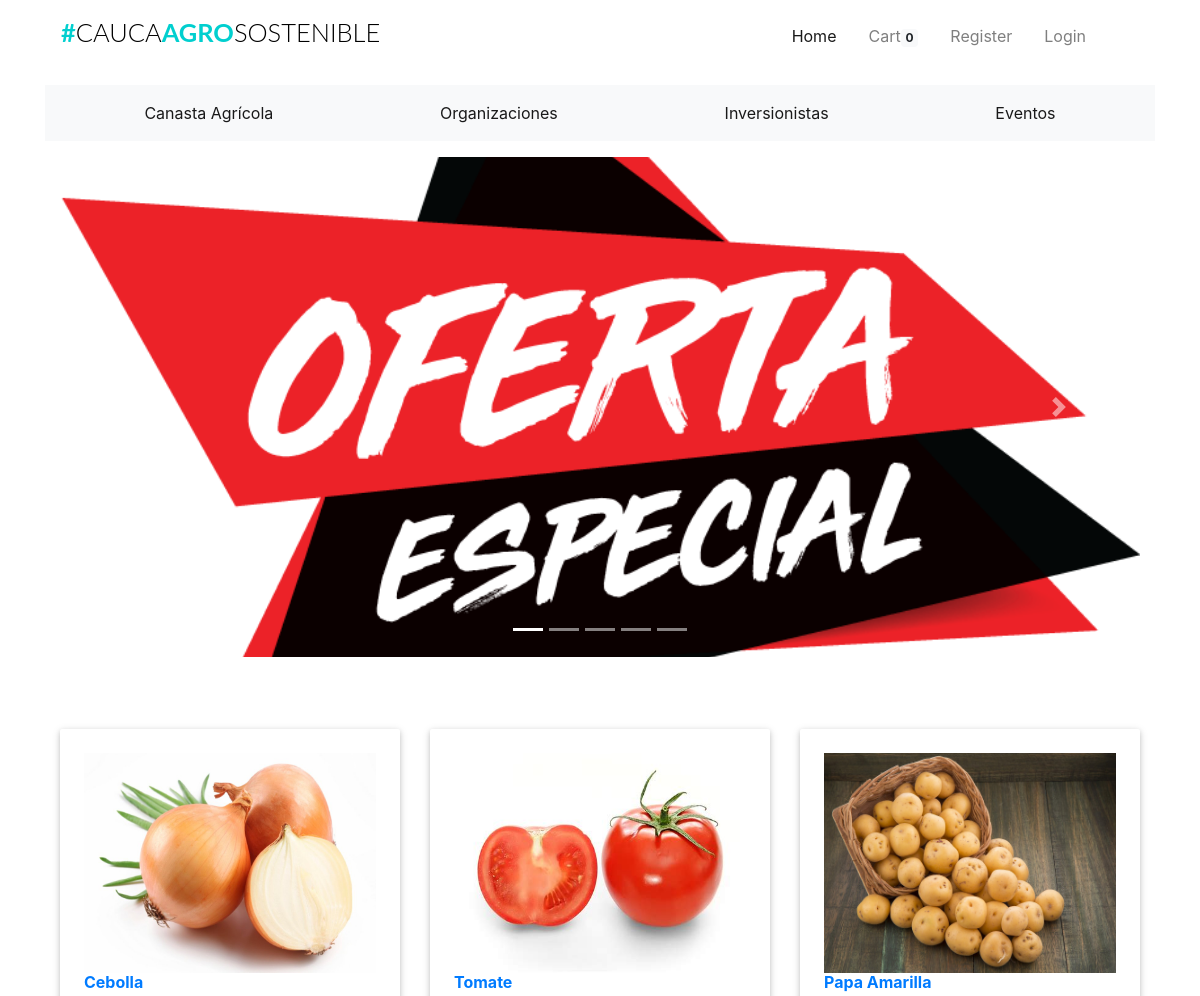
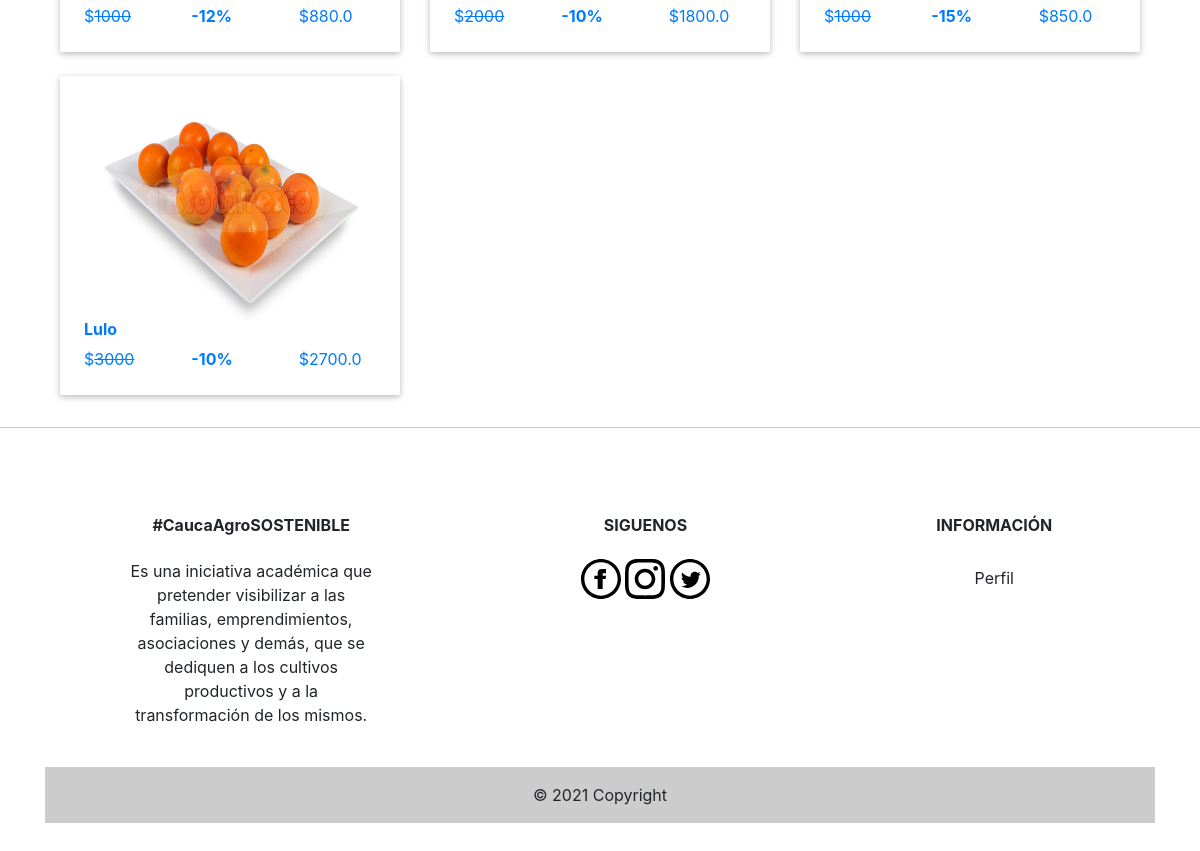
The page /home on the database its author committed (2 pictures, top to bottom).
### app/models.py (models this page shows, shortened)
class Products(db.Model):
    __tablename__ = 'products'
    id = db.Column(db.Integer, primary_key=True)
    product_name = db.Column(db.String(100), index=True)
    product_price = db.Column(db.Integer, index=True)
    product_image = db.Column(db.String(120))
    product_description = db.Column(db.String(200))
    product_stock = db.Column(db.Integer)
    promotion_value = db.Column(db.Integer, index=True)
    organizacion_id = db.Column(db.Integer, db.ForeignKey('organizaciones.id'))

### app/home/routes.py (the view)
@home.route('/home', methods=['GET'])
def homepage():
    products = Products.query.all()
    products = [product for product in products if product.promotion_value > 0]
    if current_user.is_anonymous:
        count = 0
    else:
        count = Kart.query.filter_by(user_id=current_user.id).count()
    return render_template("home/index.html", title='Website name',
                           products=products, count=count, size=len(products))

### app/templates/home/index.html (shortened to what this page needs)
{% extends "base.html" %}
{% block body %}
{% include "promotions/carousel_promotions.html" %}
{% include "promotions/promotions.html" %}
{% endblock %}

### app/templates/promotions/promotions.html
{% block promos %}
<div class="push"></div>
<div class="container">
  <div class="row d-block">
    {% for product in products %}
    <a href="{{ url_for('home.product_details', id=product.id) }}">
      <div class="col l4 s12 m6">
        <div class="card-panel hoverable" style="max-height:360px; background-color:#FFFFFF;">
          <div class="card-image" style="margin-left:auto;margin-right: auto;">
            <div class="thumbnail" style="height:220px;margin-bottom: 0px;">
              <img class="responsive-img" src="{{ product.product_image }}" style="height:100%;">
            </div>
            <h6 class="title">
              <span class="product-name">
                {{ product.product_name }}
              </span>
            </h6>
            <div class="price-container clearfix">
              <span class="price-box" style="margin-bottom:0px;white-space:normal;">
                <span class="price">
                  {% if product.promotion_value > 0 %}
                  <div class="row">
                    <div class="col">
                    <span>$<strike>{{ product.product_price }}</strike></span>
                    </div>
                    <div class="col">
                    <span class="product-name">-{{product.promotion_value}}%</span>
                    </div>
                    <div class="col">
                    <span>${{ product.product_price - (product.product_price * product.promotion_value/100) }}</span>
                    </div>
                  </div>
                  {% else %}
                  <span>$</span>
                  <span>{{ product.product_price }}</span>
                  {% endif %}
                </span>
              </span>
            </div>
          </div>
        </div>
      </div>
    </a>
    {% endfor %}
  </div>
</div>
{% endblock %}

### app/static/css/st.css (style rules this page uses)
.product-name { text-transform: capitalize; font-weight:bold; }
.push { height:4em; }
img.responsive-img, video.responsive-video { max-width: 100%; }
.card-panel { -webkit-transition:-webkit-box-shadow .25s; transition:-webkit-box-shadow .25s; transition:box-shadow .25s; transition:box-shadow .25s, -webkit-box-shadow .25s;padding:24px; margin:.5rem 0 1rem 0; border-radius:2px;background-color:#fff; box-shadow: 0 2px 5px 0 rgba(0,0,0,0.16),0 2px 10px 0 rgba(0,0,0,0.12); }
.hoverable { -webkit-transition:-webkit-box-shadow .25s; transition:-webskit-box-shadow .25s; transition:box-shadow .25s; transition:box-shadow .25s, -webkit-box-shadow .25s }
.row:after { content: ""; display: table; clear: both; }
.row .col { float: left; -webkit-box-sizing: border-box; box-sizing: border-box; min-height: 1px; }
.row .col.s12 { width: 100%; margin-left: auto; left: auto; right: auto; }
@media only screen and (min-width: 601px) { .row .col.m6 { width: 50%; margin-left: auto; left: auto; right: auto; } }
@media only screen and (min-width: 993px) { .row .col.l4 { width: 33.3333333333%; margin-left: auto; left: auto; right: auto; } }

### rows shown on the page
Products: product_image (picture), product_name "Cebolla", product_price "1000", promotion_value "12", product_price+promotion_value "880.0"
Products: product_image (picture), product_name "Tomate", product_price "2000", promotion_value "10", product_price+promotion_value "1800.0"
Products: product_image (picture), product_name "Papa Amarilla", product_price "1000", promotion_value "15", product_price+promotion_value "850.0"
Products: product_image (picture), product_name "Lulo", product_price "3000", promotion_value "10", product_price+promotion_value "2700.0"

### other values the page prints
{{ count }} "0"
